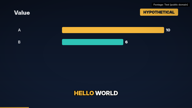
#> input picture tests/golden/bars_default.png, 192 x 108 px; its folder holds only this picture in this run
$ python -i gfx.py   (imports and definitions only)
#> lines starting #> are read from the running program, lines starting #| are printed output that depends on the picture
#> further down, picture is the input picture: shape (108, 192, 3); mean B, G, R 43.6, 33.2, 24.8
# render/gfx.py — the drawing toolkit used by every template: fonts with per-glyph
# fallback, text boxes, rounded panels, easing, image fitting, blur, vignette.
# Frames are RGB numpy arrays (H, W, 3) uint8; PIL is used for text and shapes.
from __future__ import annotations

import functools
import math
import os
from pathlib import Path

import numpy as np
from PIL import Image, ImageDraw, ImageFilter, ImageFont

from ..constants import W, H

FONT_DIRS = [Path(__file__).resolve().parents[2] / "styles", Path("/usr/share/fonts"), Path("/Library/Fonts"),
             Path("/System/Library/Fonts"), Path(os.environ.get("WINDIR", "C:/Windows")) / "Fonts",
             Path.home() / ".fonts", Path.home() / "Library/Fonts"]
CANDIDATES = {
    "display": ["InterDisplay-Black.otf", "Inter-Black.otf", "InterDisplay-ExtraBold.otf", "Inter-ExtraBold.otf",
                "Oswald-Bold.ttf", "DejaVuSans-Bold.ttf", "arialbd.ttf", "Arial Bold.ttf"],
    "body": ["Inter-SemiBold.otf", "Inter-SemiBold.ttf", "InterDisplay-SemiBold.otf", "DejaVuSans.ttf",
             "segoeuisb.ttf", "arial.ttf", "Arial.ttf"],
    "mono": ["IBMPlexMono-Regular.ttf", "DejaVuSansMono.ttf", "consola.ttf", "Menlo.ttc"],
    "serif": ["SourceSerif4-Semibold.ttf", "DejaVuSerif-Bold.ttf", "georgiab.ttf", "Georgia Bold.ttf"],
    "fallback": ["DejaVuSans.ttf", "DejaVuSans-Bold.ttf", "NotoSans-Regular.ttf", "seguisym.ttf", "arial.ttf"],
}
TEST_GLYPHS = "×✓→—“”"


# [27 lines left out: functions find_font_file, font, _has, not called in this run]


def has_glyph(fnt: ImageFont.FreeTypeFont, ch: str) -> bool:
    return _has(getattr(fnt, "path", ""), ord(ch))


# [29 lines left out: functions _tt, glyph_report, draw_text, not called in this run]


def text_w(text, fnt) -> float:
    return fnt.getlength(text)


# [24 lines left out: functions wrap, fit_font, not called in this run]


def ease_out(t):
    t = min(max(t, 0.0), 1.0)
    return 1 - (1 - t) ** 3


def ease_in_out(t):
    t = min(max(t, 0.0), 1.0)
    return 3 * t * t - 2 * t * t * t


def canvas(color=(11, 18, 32)) -> Image.Image:
    return Image.new("RGB", (W, H), color)


# [10 lines left out: function gradient_bg, not called in this run]


def panel(d, box, fill, radius=24, outline=None, width=0):
    d.rounded_rectangle(box, radius=radius, fill=fill, outline=outline, width=width)


# [17 lines left out: functions fit_cover, fit_contain, not called in this run]


def blur(img: np.ndarray, k=41) -> np.ndarray:
#> called with k = 41
    import cv2
    small = cv2.resize(img, (img.shape[1] // 4, img.shape[0] // 4))
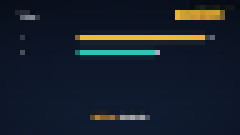
#> small: shape (27, 48, 3) (shown 5 times larger); mean B, G, R 42.9, 31.4, 23.1
    small = cv2.GaussianBlur(small, (0, 0), k / 8)
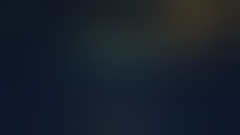
#> small: shape (27, 48, 3) (shown 5 times larger); mean B, G, R 43.1, 31.9, 23.8
    return cv2.resize(small, (img.shape[1], img.shape[0]))


def darken(img: np.ndarray, f=0.55) -> np.ndarray:
    return (img.astype(np.float32) * f).astype(np.uint8)


# [5 lines left out: function vignette_mask, not called in this run]


def vignette(frame: np.ndarray, strength=0.35) -> np.ndarray:
    return (frame.astype(np.float32) * vignette_mask(strength)).astype(np.uint8)


def paste_rgba(base: Image.Image, overlay: Image.Image, xy=(0, 0)):
    base.paste(overlay, xy, overlay)


# [7 lines left out: function shadow_box, not called in this run]


def to_np(img: Image.Image) -> np.ndarray:
    return np.asarray(img.convert("RGB"))


def to_pil(a: np.ndarray) -> Image.Image:
    return Image.fromarray(a)

>>> import cv2
>>> picture = cv2.imread('../../tests/golden/bars_default.png')
>>> result = blur(picture)

$ run again, on tests/golden/calendar_default.png
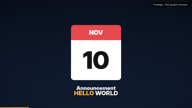
#> input picture tests/golden/calendar_default.png, 192 x 108 px
#> picture is the input picture: shape (108, 192, 3); mean B, G, R 59.4, 45.2, 43.3
#> in blur, `small = cv2.resize(img, (img.shape[1] // 4, img.shape[0] // 4))`:
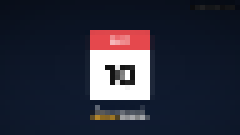
#> small: shape (27, 48, 3) (shown 5 times larger); mean B, G, R 58.8, 44.4, 42.3
#> in blur, `small = cv2.GaussianBlur(small, (0, 0), k / 8)`:
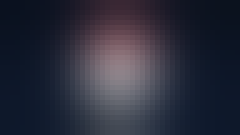
#> small: shape (27, 48, 3) (shown 5 times larger); mean B, G, R 59.2, 44.9, 42.9

$ run again, on tests/golden/chart_line_default.png
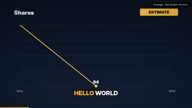
#> input picture tests/golden/chart_line_default.png, 192 x 108 px
#> picture is the input picture: shape (108, 192, 3); mean B, G, R 40.7, 26.2, 18.5
#> in blur, `small = cv2.resize(img, (img.shape[1] // 4, img.shape[0] // 4))`:
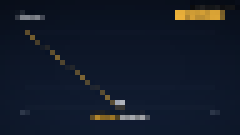
#> small: shape (27, 48, 3) (shown 5 times larger); mean B, G, R 40.9, 26.6, 19
#> in blur, `small = cv2.GaussianBlur(small, (0, 0), k / 8)`:
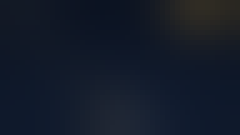
#> small: shape (27, 48, 3) (shown 5 times larger); mean B, G, R 41.1, 27, 19.5
